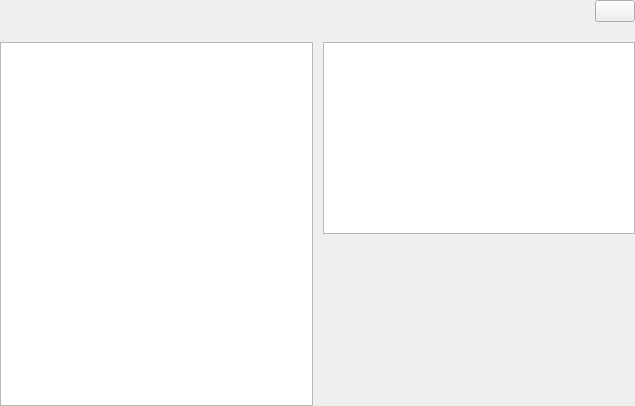
<?xml version="1.0" encoding="UTF-8"?>
<ui version="4.0">
 <class>InOutWidget</class>
 <widget class="QWidget" name="InOutWidget">
  <property name="geometry">
   <rect>
    <x>0</x>
    <y>0</y>
    <width>635</width>
    <height>406</height>
   </rect>
  </property>
  <property name="windowTitle">
   <string>Form</string>
  </property>
  <layout class="QVBoxLayout" name="verticalLayout_3">
   <property name="leftMargin">
    <number>0</number>
   </property>
   <property name="topMargin">
    <number>0</number>
   </property>
   <property name="rightMargin">
    <number>0</number>
   </property>
   <property name="bottomMargin">
    <number>0</number>
   </property>
   <item>
    <layout class="QHBoxLayout" name="horizontalLayout">
     <item>
      <spacer name="horizontalSpacer">
       <property name="orientation">
        <enum>Qt::Horizontal</enum>
       </property>
       <property name="sizeHint" stdset="0">
        <size>
         <width>40</width>
         <height>20</height>
        </size>
       </property>
      </spacer>
     </item>
     <item>
      <widget class="IconPushButton" name="pushButtonUpload">
       <property name="sizePolicy">
        <sizepolicy hsizetype="Preferred" vsizetype="Fixed">
         <horstretch>0</horstretch>
         <verstretch>0</verstretch>
        </sizepolicy>
       </property>
       <property name="text">
        <string/>
       </property>
      </widget>
     </item>
    </layout>
   </item>
   <item>
    <layout class="QHBoxLayout" name="horizontalLayout_2">
     <property name="spacing">
      <number>10</number>
     </property>
     <item>
      <layout class="QVBoxLayout" name="verticalLayout">
       <property name="spacing">
        <number>0</number>
       </property>
       <item>
        <widget class="QLabel" name="labelOut">
         <property name="sizePolicy">
          <sizepolicy hsizetype="Preferred" vsizetype="Fixed">
           <horstretch>0</horstretch>
           <verstretch>0</verstretch>
          </sizepolicy>
         </property>
         <property name="text">
          <string/>
         </property>
         <property name="alignment">
          <set>Qt::AlignCenter</set>
         </property>
        </widget>
       </item>
       <item>
        <widget class="EditLabelListView" name="listViewIn">
         <property name="sizePolicy">
          <sizepolicy hsizetype="Expanding" vsizetype="Preferred">
           <horstretch>0</horstretch>
           <verstretch>0</verstretch>
          </sizepolicy>
         </property>
        </widget>
       </item>
      </layout>
     </item>
     <item>
      <layout class="QVBoxLayout" name="verticalLayout_2">
       <property name="spacing">
        <number>0</number>
       </property>
       <item>
        <widget class="QLabel" name="labelIn">
         <property name="sizePolicy">
          <sizepolicy hsizetype="Preferred" vsizetype="Fixed">
           <horstretch>0</horstretch>
           <verstretch>0</verstretch>
          </sizepolicy>
         </property>
         <property name="text">
          <string/>
         </property>
         <property name="alignment">
          <set>Qt::AlignCenter</set>
         </property>
        </widget>
       </item>
       <item>
        <widget class="EditLabelListView" name="listViewOut">
         <property name="sizePolicy">
          <sizepolicy hsizetype="Expanding" vsizetype="Expanding">
           <horstretch>0</horstretch>
           <verstretch>0</verstretch>
          </sizepolicy>
         </property>
         <property name="resizeMode">
          <enum>QListView::Fixed</enum>
         </property>
         <property name="batchSize">
          <number>100</number>
         </property>
        </widget>
       </item>
       <item>
        <spacer name="verticalSpacer">
         <property name="orientation">
          <enum>Qt::Vertical</enum>
         </property>
         <property name="sizeHint" stdset="0">
          <size>
           <width>20</width>
           <height>40</height>
          </size>
         </property>
        </spacer>
       </item>
      </layout>
     </item>
    </layout>
   </item>
  </layout>
 </widget>
 <customwidgets>
  <customwidget>
   <class>IconPushButton</class>
   <extends>QPushButton</extends>
   <header>iconpushbutton.h</header>
  </customwidget>
  <customwidget>
   <class>EditLabelListView</class>
   <extends>QListView</extends>
   <header>editlabellistview.h</header>
  </customwidget>
 </customwidgets>
 <resources/>
 <connections/>
</ui>
